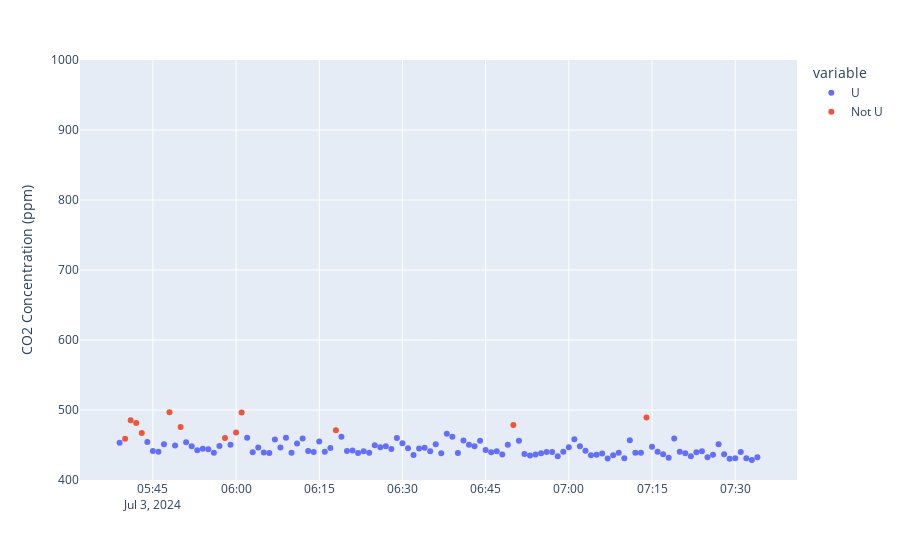
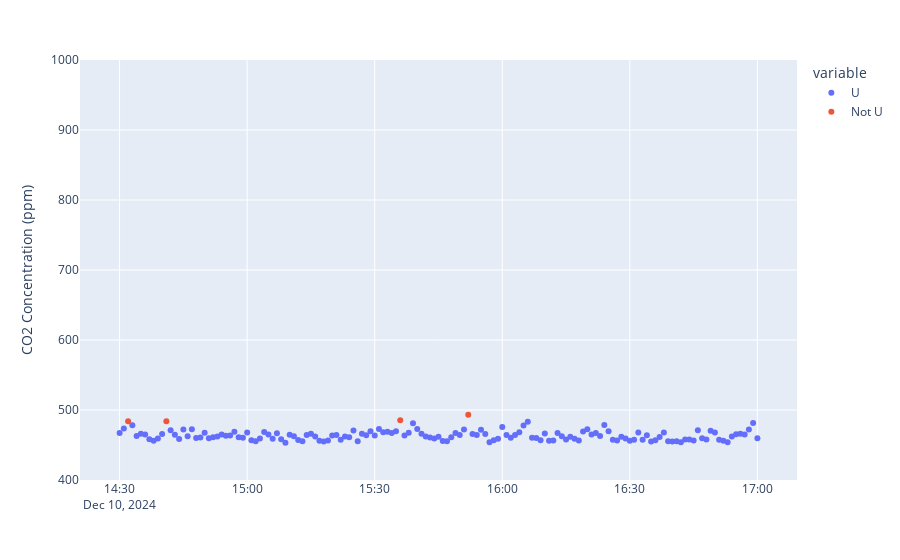
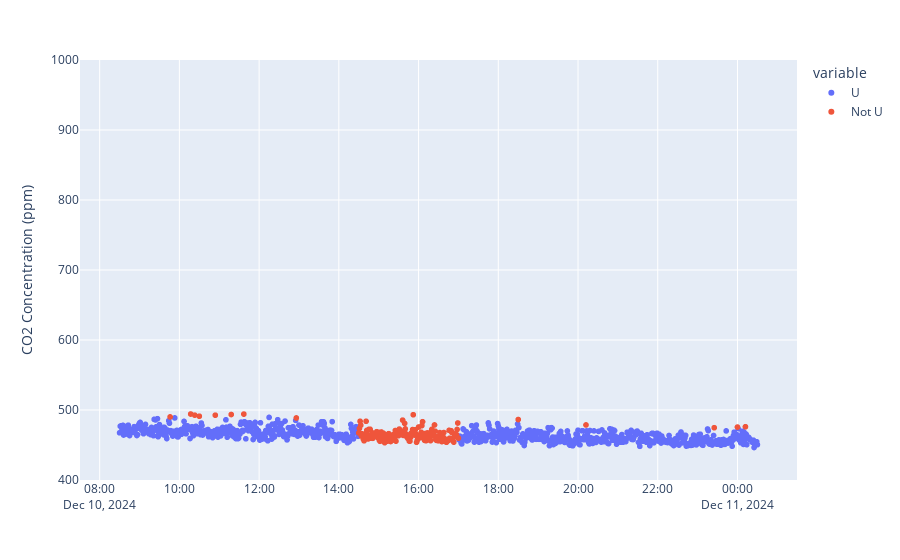

These figures' notebook cell, in order:
### Code cell
# Manually update flags for NPLR 

# Remove period
start_date = datetime(2024, 7, 3, 5, 39, 0).replace(tzinfo=timezone.utc)
end_date = datetime(2024, 7, 3, 7, 34, 0).replace(tzinfo=timezone.utc)

df_manual_check = flag_and_plot(df=df_manual_check, system_id=9, start_date=start_date, end_date=end_date)

# Remove period
start_date = datetime(2024, 12, 10, 14, 30, 0).replace(tzinfo=timezone.utc)
end_date = datetime(2024, 12, 10, 17, 0, 0).replace(tzinfo=timezone.utc)

df_manual_check = flag_and_plot(df=df_manual_check, system_id=9, start_date=start_date, end_date=end_date)

# Remove period
start_date = datetime(2024, 12, 10, 8, 30, 0).replace(tzinfo=timezone.utc)
end_date = datetime(2024, 12, 11, 0, 30, 0).replace(tzinfo=timezone.utc)

df_manual_check = flag_and_plot(df=df_manual_check, system_id=9, start_date=start_date, end_date=end_date)

### Figure 1 — Plotly figure (JSON) as saved in the notebook; plotly's stock layout.template omitted (floating-point values rounded to 4 significant figures)
{"data": [{"connectgaps": false, "hovertemplate": "variable=U<br>creation_timestamp=%{x}<br>value=%{y}<extra></extra>", "legendgroup": "U", "marker": {"color": "#636efa", "symbol": "circle"}, "mode": "markers", "name": "U", "orientation": "v", "showlegend": true, "type": "scatter", "x": ["2024-07-03T05:39:00+00:00", "2024-07-03T05:40:00+00:00", "2024-07-03T05:41:00+00:00", "2024-07-03T05:42:00+00:00", "2024-07-03T05:43:00+00:00", "2024-07-03T05:44:00+00:00", "2024-07-03T05:45:00+00:00", "2024-07-03T05:46:00+00:00", "2024-07-03T05:47:00+00:00", "2024-07-03T05:48:00+00:00", "2024-07-03T05:49:00+00:00", "2024-07-03T05:50:00+00:00", "2024-07-03T05:51:00+00:00", "2024-07-03T05:52:00+00:00", "2024-07-03T05:53:00+00:00", "2024-07-03T05:54:00+00:00", "2024-07-03T05:55:00+00:00", "2024-07-03T05:56:00+00:00", "2024-07-03T05:57:00+00:00", "2024-07-03T05:58:00+00:00", "2024-07-03T05:59:00+00:00", "2024-07-03T06:00:00+00:00", "2024-07-03T06:01:00+00:00", "2024-07-03T06:02:00+00:00", "2024-07-03T06:03:00+00:00", "2024-07-03T06:04:00+00:00", "2024-07-03T06:05:00+00:00", "2024-07-03T06:06:00+00:00", "2024-07-03T06:07:00+00:00", "2024-07-03T06:08:00+00:00", "2024-07-03T06:09:00+00:00", "2024-07-03T06:10:00+00:00", "2024-07-03T06:11:00+00:00", "2024-07-03T06:12:00+00:00", "2024-07-03T06:13:00+00:00", "2024-07-03T06:14:00+00:00", "2024-07-03T06:15:00+00:00", "2024-07-03T06:16:00+00:00", "2024-07-03T06:17:00+00:00", "2024-07-03T06:18:00+00:00", "2024-07-03T06:19:00+00:00", "2024-07-03T06:20:00+00:00", "2024-07-03T06:21:00+00:00", "2024-07-03T06:22:00+00:00", "2024-07-03T06:23:00+00:00", "2024-07-03T06:24:00+00:00", "2024-07-03T06:25:00+00:00", "2024-07-03T06:26:00+00:00", "2024-07-03T06:27:00+00:00", "2024-07-03T06:28:00+00:00", "2024-07-03T06:29:00+00:00", "2024-07-03T06:30:00+00:00", "2024-07-03T06:31:00+00:00", "2024-07-03T06:32:00+00:00", "2024-07-03T06:33:00+00:00", "2024-07-03T06:34:00+00:00", "2024-07-03T06:35:00+00:00", "2024-07-03T06:36:00+00:00", "2024-07-03T06:37:00+00:00", "2024-07-03T06:38:00+00:00", "2024-07-03T06:39:00+00:00", "2024-07-03T06:40:00+00:00", "2024-07-03T06:41:00+00:00", "2024-07-03T06:42:00+00:00", "2024-07-03T06:43:00+00:00", "2024-07-03T06:44:00+00:00", "2024-07-03T06:45:00+00:00", "2024-07-03T06:46:00+00:00", "2024-07-03T06:47:00+00:00", "2024-07-03T06:48:00+00:00", "2024-07-03T06:49:00+00:00", "2024-07-03T06:50:00+00:00", "2024-07-03T06:51:00+00:00", "2024-07-03T06:52:00+00:00", "2024-07-03T06:53:00+00:00", "2024-07-03T06:54:00+00:00", "2024-07-03T06:55:00+00:00", "2024-07-03T06:56:00+00:00", "2024-07-03T06:57:00+00:00", "2024-07-03T06:58:00+00:00", "2024-07-03T06:59:00+00:00", "2024-07-03T07:00:00+00:00", "2024-07-03T07:01:00+00:00", "2024-07-03T07:02:00+00:00", "2024-07-03T07:03:00+00:00", "2024-07-03T07:04:00+00:00", "2024-07-03T07:05:00+00:00", "2024-07-03T07:06:00+00:00", "2024-07-03T07:07:00+00:00", "2024-07-03T07:08:00+00:00", "2024-07-03T07:09:00+00:00", "2024-07-03T07:10:00+00:00", "2024-07-03T07:11:00+00:00", "2024-07-03T07:12:00+00:00", "2024-07-03T07:13:00+00:00", "2024-07-03T07:14:00+00:00", "2024-07-03T07:15:00+00:00", "2024-07-03T07:16:00+00:00", "2024-07-03T07:17:00+00:00", "2024-07-03T07:18:00+00:00", "2024-07-03T07:19:00+00:00", "2024-07-03T07:20:00+00:00", "2024-07-03T07:21:00+00:00", "2024-07-03T07:22:00+00:00", "2024-07-03T07:23:00+00:00", "2024-07-03T07:24:00+00:00", "2024-07-03T07:25:00+00:00", "2024-07-03T07:26:00+00:00", "2024-07-03T07:27:00+00:00", "2024-07-03T07:28:00+00:00", "2024-07-03T07:29:00+00:00", "2024-07-03T07:30:00+00:00", "2024-07-03T07:31:00+00:00", "2024-07-03T07:32:00+00:00", "2024-07-03T07:33:00+00:00", "2024-07-03T07:34:00+00:00"], "xaxis": "x", "y": [453.2, null, null, null, null, 454.1, 441.4, 440.3, 451.0, null, 449.3, null, 454.1, 448.4, 442.4, 444.7, 443.8, 438.9, 448.4, null, 450.4, null, null, 460.5, 439.8, 446.3, 439.4, 438.6, 457.8, 446.5, 460.5, 439.0, 452.2, 459.3, 441.6, 439.9, 454.9, 440.3, 445.7, null, 461.9, 441.3, 442.2, 438.7, 440.9, 439.0, 449.6, 446.8, 448.3, 444.5, 460.1, 452.6, 445.5, 435.7, 445.0, 446.2, 441.1, 451.0, 438.1, 466.1, 461.9, 438.5, 456.4, 450.2, 448.2, 456.2, 442.8, 439.7, 441.2, 436.6, 450.2, null, 456.0, 437.2, 434.8, 436.5, 438.3, 440.0, 439.9, 434.0, 440.3, 446.8, 458.3, 448.1, 441.8, 435.4, 436.2, 437.8, 430.6, 435.2, 438.8, 431.2, 456.6, 438.8, 438.9, null, 447.6, 440.2, 436.9, 431.7, 459.3, 440.4, 438.3, 434.1, 439.7, 441.0, 432.5, 436.2, 451.1, 436.8, 430.3, 430.9, 439.9, 430.9, 428.5, 432.4], "yaxis": "y"}, {"connectgaps": false, "hovertemplate": "variable=Not U<br>creation_timestamp=%{x}<br>value=%{y}<extra></extra>", "legendgroup": "Not U", "marker": {"color": "#EF553B", "symbol": "circle"}, "mode": "markers", "name": "Not U", "orientation": "v", "showlegend": true, "type": "scatter", "x": ["2024-07-03T05:39:00+00:00", "2024-07-03T05:40:00+00:00", "2024-07-03T05:41:00+00:00", "2024-07-03T05:42:00+00:00", "2024-07-03T05:43:00+00:00", "2024-07-03T05:44:00+00:00", "2024-07-03T05:45:00+00:00", "2024-07-03T05:46:00+00:00", "2024-07-03T05:47:00+00:00", "2024-07-03T05:48:00+00:00", "2024-07-03T05:49:00+00:00", "2024-07-03T05:50:00+00:00", "2024-07-03T05:51:00+00:00", "2024-07-03T05:52:00+00:00", "2024-07-03T05:53:00+00:00", "2024-07-03T05:54:00+00:00", "2024-07-03T05:55:00+00:00", "2024-07-03T05:56:00+00:00", "2024-07-03T05:57:00+00:00", "2024-07-03T05:58:00+00:00", "2024-07-03T05:59:00+00:00", "2024-07-03T06:00:00+00:00", "2024-07-03T06:01:00+00:00", "2024-07-03T06:02:00+00:00", "2024-07-03T06:03:00+00:00", "2024-07-03T06:04:00+00:00", "2024-07-03T06:05:00+00:00", "2024-07-03T06:06:00+00:00", "2024-07-03T06:07:00+00:00", "2024-07-03T06:08:00+00:00", "2024-07-03T06:09:00+00:00", "2024-07-03T06:10:00+00:00", "2024-07-03T06:11:00+00:00", "2024-07-03T06:12:00+00:00", "2024-07-03T06:13:00+00:00", "2024-07-03T06:14:00+00:00", "2024-07-03T06:15:00+00:00", "2024-07-03T06:16:00+00:00", "2024-07-03T06:17:00+00:00", "2024-07-03T06:18:00+00:00", "2024-07-03T06:19:00+00:00", "2024-07-03T06:20:00+00:00", "2024-07-03T06:21:00+00:00", "2024-07-03T06:22:00+00:00", "2024-07-03T06:23:00+00:00", "2024-07-03T06:24:00+00:00", "2024-07-03T06:25:00+00:00", "2024-07-03T06:26:00+00:00", "2024-07-03T06:27:00+00:00", "2024-07-03T06:28:00+00:00", "2024-07-03T06:29:00+00:00", "2024-07-03T06:30:00+00:00", "2024-07-03T06:31:00+00:00", "2024-07-03T06:32:00+00:00", "2024-07-03T06:33:00+00:00", "2024-07-03T06:34:00+00:00", "2024-07-03T06:35:00+00:00", "2024-07-03T06:36:00+00:00", "2024-07-03T06:37:00+00:00", "2024-07-03T06:38:00+00:00", "2024-07-03T06:39:00+00:00", "2024-07-03T06:40:00+00:00", "2024-07-03T06:41:00+00:00", "2024-07-03T06:42:00+00:00", "2024-07-03T06:43:00+00:00", "2024-07-03T06:44:00+00:00", "2024-07-03T06:45:00+00:00", "2024-07-03T06:46:00+00:00", "2024-07-03T06:47:00+00:00", "2024-07-03T06:48:00+00:00", "2024-07-03T06:49:00+00:00", "2024-07-03T06:50:00+00:00", "2024-07-03T06:51:00+00:00", "2024-07-03T06:52:00+00:00", "2024-07-03T06:53:00+00:00", "2024-07-03T06:54:00+00:00", "2024-07-03T06:55:00+00:00", "2024-07-03T06:56:00+00:00", "2024-07-03T06:57:00+00:00", "2024-07-03T06:58:00+00:00", "2024-07-03T06:59:00+00:00", "2024-07-03T07:00:00+00:00", "2024-07-03T07:01:00+00:00", "2024-07-03T07:02:00+00:00", "2024-07-03T07:03:00+00:00", "2024-07-03T07:04:00+00:00", "2024-07-03T07:05:00+00:00", "2024-07-03T07:06:00+00:00", "2024-07-03T07:07:00+00:00", "2024-07-03T07:08:00+00:00", "2024-07-03T07:09:00+00:00", "2024-07-03T07:10:00+00:00", "2024-07-03T07:11:00+00:00", "2024-07-03T07:12:00+00:00", "2024-07-03T07:13:00+00:00", "2024-07-03T07:14:00+00:00", "2024-07-03T07:15:00+00:00", "2024-07-03T07:16:00+00:00", "2024-07-03T07:17:00+00:00", "2024-07-03T07:18:00+00:00", "2024-07-03T07:19:00+00:00", "2024-07-03T07:20:00+00:00", "2024-07-03T07:21:00+00:00", "2024-07-03T07:22:00+00:00", "2024-07-03T07:23:00+00:00", "2024-07-03T07:24:00+00:00", "2024-07-03T07:25:00+00:00", "2024-07-03T07:26:00+00:00", "2024-07-03T07:27:00+00:00", "2024-07-03T07:28:00+00:00", "2024-07-03T07:29:00+00:00", "2024-07-03T07:30:00+00:00", "2024-07-03T07:31:00+00:00", "2024-07-03T07:32:00+00:00", "2024-07-03T07:33:00+00:00", "2024-07-03T07:34:00+00:00"], "xaxis": "x", "y": [null, 459.0, 485.4, 481.6, 467.3, null, null, null, null, 496.9, null, 475.6, null, null, null, null, null, null, null, 460.2, null, 467.8, 496.3, null, null, null, null, null, null, null, null, null, null, null, null, null, null, null, null, 471.2, null, null, null, null, null, null, null, null, null, null, null, null, null, null, null, null, null, null, null, null, null, null, null, null, null, null, null, null, null, null, null, 478.5, null, null, null, null, null, null, null, null, null, null, null, null, null, null, null, null, null, null, null, null, null, null, null, 489.3, null, null, null, null, null, null, null, null, null, null, null, null, null, null, null, null, null, null, null, null], "yaxis": "y"}], "layout": {"legend": {"title": {"text": "variable"}, "tracegroupgap": 0}, "margin": {"t": 60}, "title": {"text": ""}, "xaxis": {"anchor": "y", "domain": [0, 1], "title": {"text": ""}}, "yaxis": {"anchor": "x", "domain": [0, 1], "range": [400, 1000], "title": {"text": "CO2 Concentration (ppm)"}}}}

### Figure 2 — Plotly figure (JSON) as saved in the notebook; plotly's stock layout.template omitted (floating-point values rounded to 4 significant figures; data arrays with more than 128 entries replaced by an {"elided": "..."} marker saying what was removed)
{"data": [{"connectgaps": false, "hovertemplate": "variable=U<br>creation_timestamp=%{x}<br>value=%{y}<extra></extra>", "legendgroup": "U", "marker": {"color": "#636efa", "symbol": "circle"}, "mode": "markers", "name": "U", "orientation": "v", "showlegend": true, "type": "scatter", "x": {"elided": "151 str values"}, "xaxis": "x", "y": {"elided": "151 float values"}, "yaxis": "y"}, {"connectgaps": false, "hovertemplate": "variable=Not U<br>creation_timestamp=%{x}<br>value=%{y}<extra></extra>", "legendgroup": "Not U", "marker": {"color": "#EF553B", "symbol": "circle"}, "mode": "markers", "name": "Not U", "orientation": "v", "showlegend": true, "type": "scatter", "x": {"elided": "151 str values"}, "xaxis": "x", "y": {"elided": "151 float values"}, "yaxis": "y"}], "layout": {"legend": {"title": {"text": "variable"}, "tracegroupgap": 0}, "margin": {"t": 60}, "title": {"text": ""}, "xaxis": {"anchor": "y", "domain": [0, 1], "title": {"text": ""}}, "yaxis": {"anchor": "x", "domain": [0, 1], "range": [400, 1000], "title": {"text": "CO2 Concentration (ppm)"}}}}

### Figure 3 — Plotly figure (JSON) as saved in the notebook; plotly's stock layout.template omitted (floating-point values rounded to 4 significant figures; data arrays with more than 128 entries replaced by an {"elided": "..."} marker saying what was removed)
{"data": [{"connectgaps": false, "hovertemplate": "variable=U<br>creation_timestamp=%{x}<br>value=%{y}<extra></extra>", "legendgroup": "U", "marker": {"color": "#636efa", "symbol": "circle"}, "mode": "markers", "name": "U", "showlegend": true, "type": "scattergl", "x": {"elided": "960 str values"}, "xaxis": "x", "y": {"elided": "960 float values"}, "yaxis": "y"}, {"connectgaps": false, "hovertemplate": "variable=Not U<br>creation_timestamp=%{x}<br>value=%{y}<extra></extra>", "legendgroup": "Not U", "marker": {"color": "#EF553B", "symbol": "circle"}, "mode": "markers", "name": "Not U", "showlegend": true, "type": "scattergl", "x": {"elided": "960 str values"}, "xaxis": "x", "y": {"elided": "960 float values"}, "yaxis": "y"}], "layout": {"legend": {"title": {"text": "variable"}, "tracegroupgap": 0}, "margin": {"t": 60}, "title": {"text": ""}, "xaxis": {"anchor": "y", "domain": [0, 1], "title": {"text": ""}}, "yaxis": {"anchor": "x", "domain": [0, 1], "range": [400, 1000], "title": {"text": "CO2 Concentration (ppm)"}}}}
